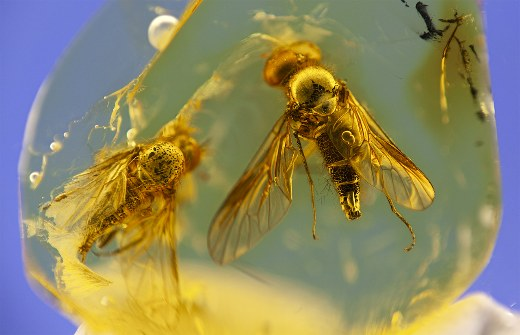
#> input picture site/assets/shots/p1_input.jpg, 520 x 335 px; its folder holds only this picture in this run
$ python -i develop.py   (imports and definitions only)
#> lines starting #> are read from the running program, lines starting #| are printed output that depends on the picture
#> further down, picture is the input picture: shape (335, 520, 3); mean B, G, R 98.8, 136.3, 142.4
#!/usr/bin/env python3
"""
develop.py — RAW-Entwicklungs-/Editor-Primitive (RawTherapee/darktable-Niveau, treu/nicht-generativ).

Enthält die hochwertigen Bausteine, die ForgePix' Editor bisher fehlten:
  • highlight_reconstruct — ausgebrannte Lichter rekonstruieren (Kanal-Verhältnis-Füllung +
    Entsättigen-zu-Weiß gegen magenta Lichter)
  • tone_curve_lut / apply_lut — Tonwertkurve (PCHIP-Punkt-Kurve, ohne Überschwingen)
  • fast_denoise — kantenerhaltendes Entrauschen (Non-Local-Means, Luma/Chroma)
  • gradient_mask / radial_mask / refine_mask — lokale Anpassungs-Masken (Smoothstep + Guided Filter)

Schärfung (Wavelet/Unsharp) liegt in wavelet.py. Reine OpenCV/NumPy(/scipy)-Abhängigkeiten.
"""
import numpy as np
import cv2


def _as_float(img):
    if img.dtype == np.uint16:
        return img.astype(np.float32) / 65535.0, np.uint16, 65535.0
    if img.dtype == np.uint8:
        return img.astype(np.float32) / 255.0, np.uint8, 255.0
    return img.astype(np.float32), np.float32, 1.0


# [142 lines left out: functions highlight_reconstruct, tone_curve_lut, apply_lut, fast_denoise, local_contrast, capture_sharpen, not called in this run]


def dehaze(img, strength=1.0, omega=0.9, patch=15):
    """Dunst-/Schleier-Entfernung über den **Dark-Channel-Prior** (He et al. 2009 — wie RawTherapee/
    darktable „Haze removal"): in dunstfreien Außenbereichen ist in jedem Patch mindestens ein
    Farbkanal sehr dunkel; Dunst hebt dieses Minimum an. Daraus werden Atmosphärenlicht und
    Transmission geschätzt, die Transmission wird (Guided Filter, falls verfügbar) kantentreu
    verfeinert, dann das dunstfreie Bild rekonstruiert. strength 0..1 blendet zum Original. Treu."""
#> called with strength = 1, omega = 0.9, patch = 15
    f, dtype, maxv = _as_float(img)
#> maxv = 255
    if f.ndim != 3 or strength <= 0:
        return img
    f = np.clip(f, 0, 1).astype(np.float32)
    dark = cv2.erode(f.min(axis=2), cv2.getStructuringElement(cv2.MORPH_RECT, (patch, patch)))
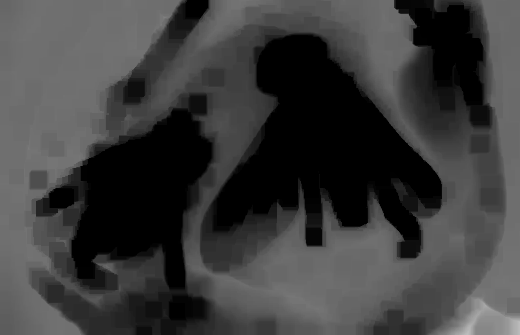
#> dark: shape (335, 520) float32; min 0, max 0.745, mean 0.238
    flat = dark.ravel()
    n = max(1, int(flat.size * 0.001))
#> n = 174
    idx = np.argpartition(flat, -n)[-n:]                    # hellste 0.1% des Dark Channels
#> idx = 174 values, max 174199 at index 173, min 159085 at index 2, mean 171101.6
    g = cv2.cvtColor((f * 255).astype(np.uint8), cv2.COLOR_BGR2GRAY).ravel()
    A = f.reshape(-1, 3)[idx][np.argmax(g[idx])]            # Atmosphärenlicht
#> A = [0.824, 0.878, 0.949]
    A = np.clip(A, 1e-3, 1.0)
    t = 1.0 - omega * cv2.erode((f / A).min(axis=2),
                                cv2.getStructuringElement(cv2.MORPH_RECT, (patch, patch)))
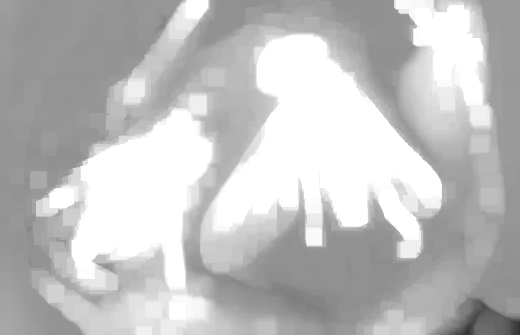
#> t: shape (335, 520) float32; min 0.199, max 1, mean 0.753
    try:                                                    # Transmission kantentreu verfeinern
        t = cv2.ximgproc.guidedFilter(cv2.cvtColor((f * 255).astype(np.uint8), cv2.COLOR_BGR2GRAY),
                                      t.astype(np.float32), 40, 1e-3)
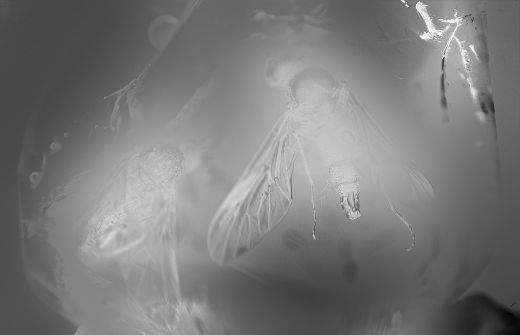
#> t: shape (335, 520) float32; min 0.353, max 1.19, mean 0.753; drawn with min black and max white
    except Exception:
        t = cv2.GaussianBlur(t, (0, 0), 8)
    t = np.clip(t, 0.1, 1.0)[..., None]
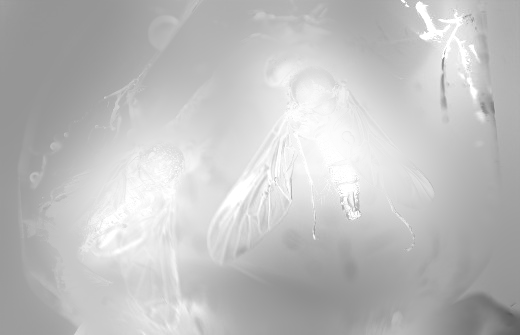
#> t: shape (335, 520, 1) float32; min 0.353, max 1, mean 0.753
    out = (f - A) / t + A
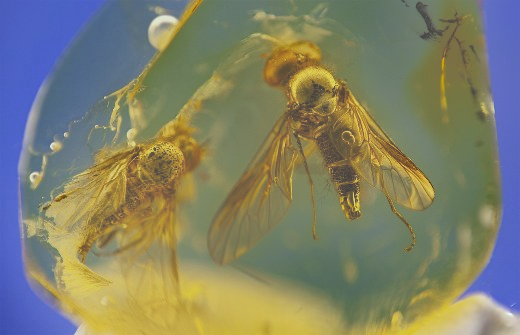
#> out: shape (335, 520, 3) float32; mean B, G, R 0.272, 0.421, 0.418; drawn with min black and max white
    out = np.clip(out, 0, 1)
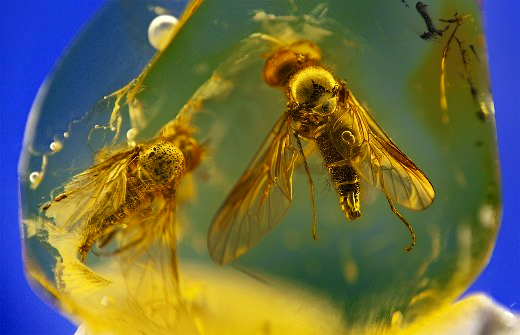
#> out: shape (335, 520, 3) float32; mean B, G, R 0.276, 0.421, 0.418
    s = float(min(1.0, max(0.0, strength)))
    out = f * (1 - s) + out * s
    return (np.clip(out, 0, 1) * maxv).astype(dtype) if dtype != np.float32 else np.clip(out, 0, 1)


def _smoothstep(e0, e1, x):
    t = np.clip((x - e0) / (e1 - e0 + 1e-12), 0, 1)
    return t * t * (3 - 2 * t)


# [108 lines left out: functions gradient_mask, radial_mask, refine_mask, _lensfun_auto, lens_correct, not called in this run]


# ===========================================================================
# R1 — Farb-Management (lineare Pipeline: Kamera → Arbeitsraum → Anzeige)
# ===========================================================================
#
# Alle Matrizen sind 3×3 und arbeiten auf LINEAREM (nicht gamma-kodiertem) RGB
# als Spaltenvektor:  out = M @ rgb.  Zeilen-Konvention: M[i] · [R,G,B].
# Primärfarben/Weißpunkt D65 (sRGB/Rec.2020) bzw. D50 (ProPhoto/ACES-Standard).
#
# Quellen: sRGB & Rec.709 (IEC 61966-2-1), Rec.2020 (ITU-R BT.2020),
# ProPhoto/ROMM (ANSI/I3A IT10.7666). Werte als Konstanten hinterlegt, damit
# ForgePix ohne colour-science-Abhängigkeit auskommt.

# RGB→XYZ (lineares RGB → CIE XYZ), Zeilen = X,Y,Z-Beiträge je Kanal
_RGB2XYZ = {
    # sRGB / Rec.709, D65
    "srgb": np.array([
        [0.4123908, 0.3575843, 0.1804808],
        [0.2126390, 0.7151687, 0.0721923],
        [0.0193308, 0.1191948, 0.9505322],
    ], dtype=np.float64),
    # Rec.2020, D65
    "rec2020": np.array([
        [0.6369580, 0.1446169, 0.1688810],
        [0.2627002, 0.6779981, 0.0593017],
        [0.0000000, 0.0280727, 1.0609851],
    ], dtype=np.float64),
    # ProPhoto / ROMM RGB, D50
    "prophoto": np.array([
        [0.7976749, 0.1351917, 0.0313534],
        [0.2880402, 0.7118741, 0.0000857],
        [0.0000000, 0.0000000, 0.8252100],
    ], dtype=np.float64),
}

# Bradford-Chromatic-Adaptation D50<->D65 (ProPhoto ist D50, sRGB/Rec2020 D65).
# D65→D50 (für XYZ unter D65 → XYZ unter D50, vor ProPhoto-Konversion).
_CAT_D65_D50 = np.array([
    [1.0478112, 0.0228866, -0.0501270],
    [0.0295424, 0.9904844, -0.0170491],
    [-0.0092345, 0.0150436, 0.7521316],
], dtype=np.float64)
_CAT_D50_D65 = np.linalg.inv(_CAT_D65_D50)


# [314 lines left out: functions _working_rgb2xyz, camera_to_working, xyz_to_working, _linear_to_gamma, working_to_display, filmic_tonemap and 6 more, not called in this run]

>>> import cv2
>>> picture = cv2.imread('../site/assets/shots/p1_input.jpg')
>>> result = dehaze(picture)
